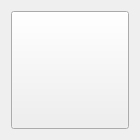
<?xml version="1.0" encoding="UTF-8"?>
<ui version="4.0">
 <class>ImageListButton</class>
 <widget class="QWidget" name="ImageListButton">
  <property name="geometry">
   <rect>
    <x>0</x>
    <y>0</y>
    <width>140</width>
    <height>140</height>
   </rect>
  </property>
  <property name="sizePolicy">
   <sizepolicy hsizetype="Fixed" vsizetype="Fixed">
    <horstretch>0</horstretch>
    <verstretch>0</verstretch>
   </sizepolicy>
  </property>
  <property name="minimumSize">
   <size>
    <width>140</width>
    <height>140</height>
   </size>
  </property>
  <property name="windowTitle">
   <string>Form</string>
  </property>
  <layout class="QHBoxLayout" name="horizontalLayout">
   <item>
    <widget class="QPushButton" name="ImageButton">
     <property name="sizePolicy">
      <sizepolicy hsizetype="Expanding" vsizetype="Expanding">
       <horstretch>0</horstretch>
       <verstretch>0</verstretch>
      </sizepolicy>
     </property>
     <property name="text">
      <string/>
     </property>
     <property name="icon">
      <iconset resource="resources.qrc">
       <normaloff>:/images/assets/testJinx.jpg</normaloff>:/images/assets/testJinx.jpg</iconset>
     </property>
     <property name="iconSize">
      <size>
       <width>110</width>
       <height>110</height>
      </size>
     </property>
    </widget>
   </item>
  </layout>
 </widget>
 <resources>
  <include location="resources.qrc"/>
 </resources>
 <connections/>
</ui>
